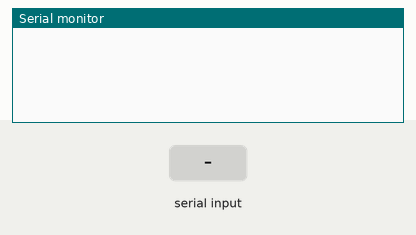
The sketch below on a simulated Arduino Uno, built with avr-gcc and run on an emulated ATmega328P. Shown: the last lines printed to the serial monitor. Inputs (shaded band) come from the test bench. EEPROM starts erased.

Above: at 1.2 s.
1.3 s: "read 1\n" received over Serial
At 3.4 s:
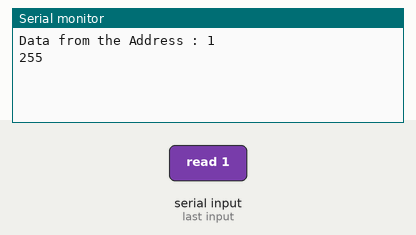
3.8 s: "write 1\n" received over Serial
At 5.9 s:
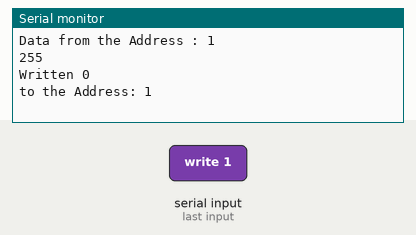

The sketch:

week3.ino
```cpp
#include <EEPROM.h>
void setup()
{
  Serial.begin(9600);
}
int address;
int dataToWrite;

void loop()
{
  String buffer = "";
  buffer = Serial.readString();
  if(buffer.startsWith("read")) {
    address = buffer.substring(buffer.indexOf(' ') +1).toInt();
    Serial.print("Data from the Address : ");
    Serial.print(address);
    Serial.println();
    Serial.println(EEPROM.read(address));
  } else if(buffer.startsWith("write")) {
    address = buffer.substring(6,7).toInt();
    dataToWrite = buffer.substring(8).toInt();
    Serial.print("Written ");
    Serial.print(dataToWrite);
    Serial.println();
    Serial.print("to the Address: ");
    Serial.print(address);
    Serial.println();
    EEPROM.write(address,dataToWrite);
  }
}
```

Measured:
- after the input at 1.3 s, the serial monitor: prints a new line after 1.0 s (image 1)
- after the input at 3.8 s, the serial monitor: prints a new line after 1.0 s (image 2)
